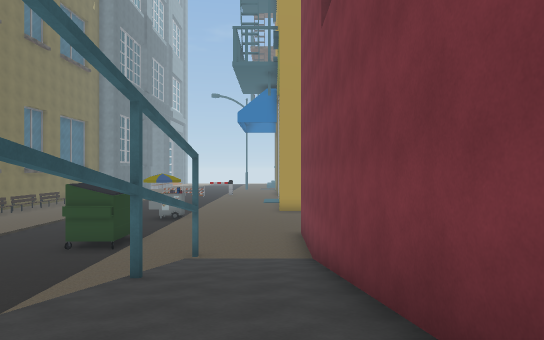
view 1 (above)

21 first-person views from a walk through a 3-D level made in the Unity game engine. The camera is 1.2 m above the floor, looks level and sees 75° across. The floor is counted in squares, 2 m on a side. Each view is taken from the middle of a square. On the plan, view 1 faces up. The plan holds only what a view shows up to about 10 squares ahead; the rest is blank. The place goes on beyond the plan. Some animated figures are left out. Some surface patterns are stand-ins.

view 2
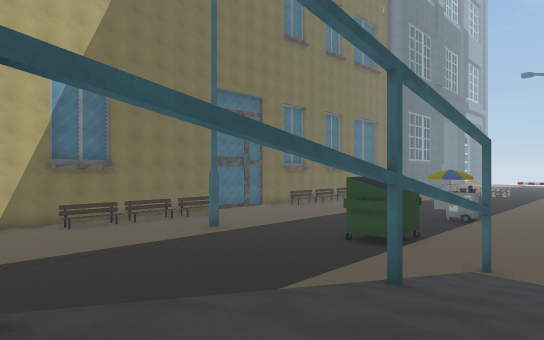

view 3
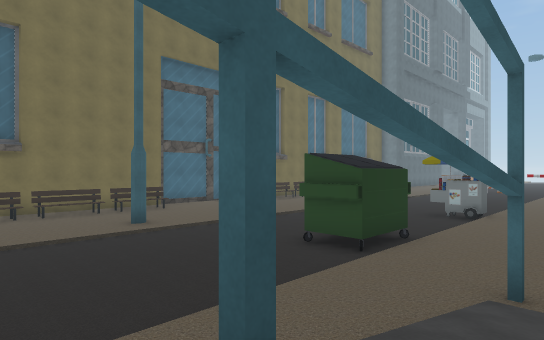

view 4
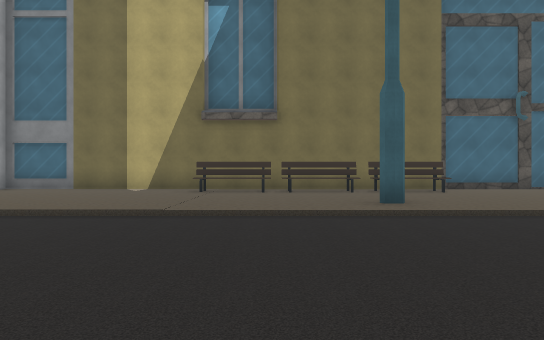

view 5
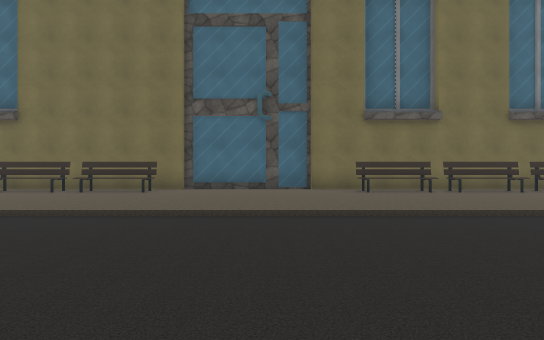

view 6
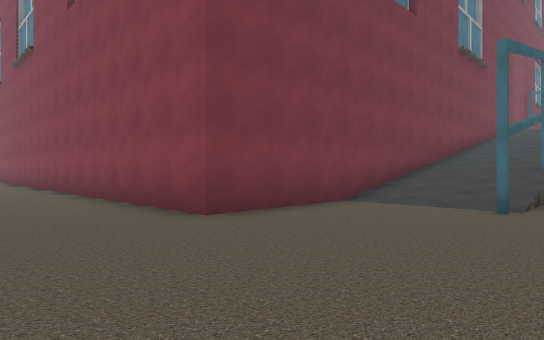

view 7
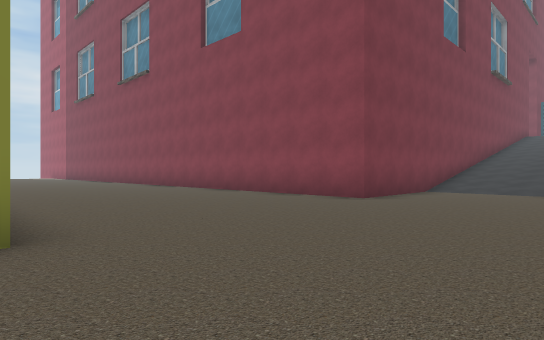

view 8
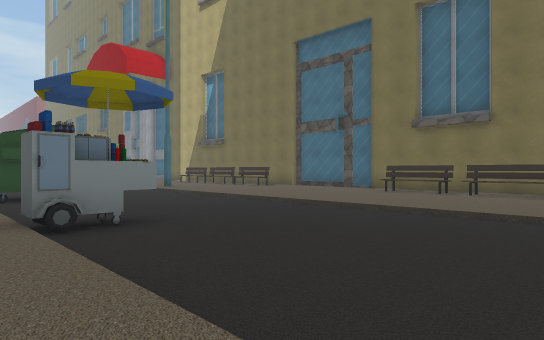

view 9
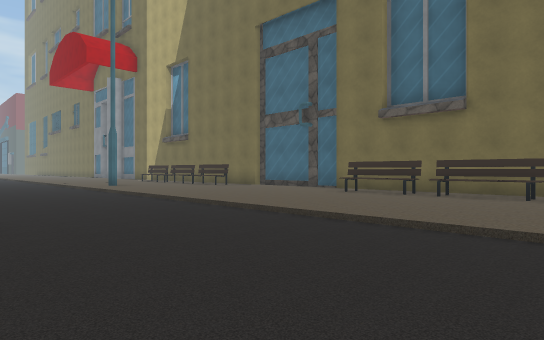

view 10
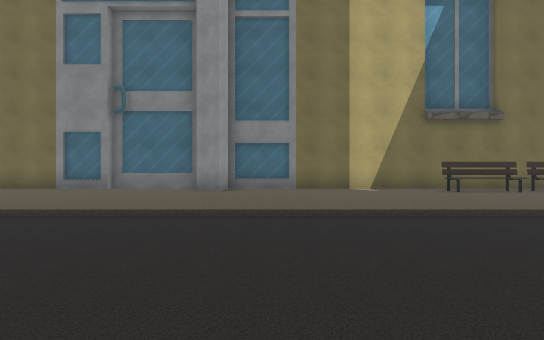

view 11
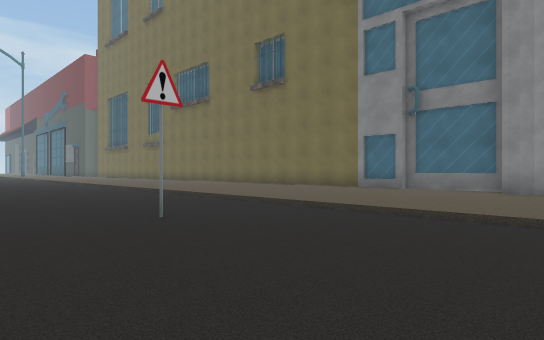

view 12
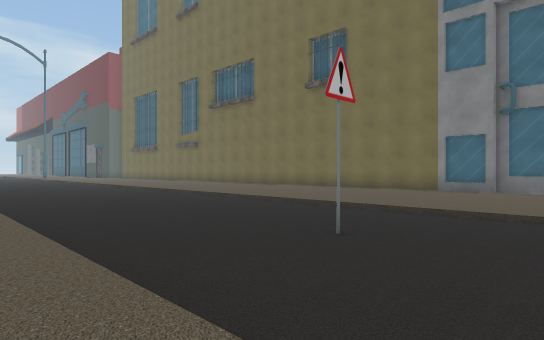

view 13
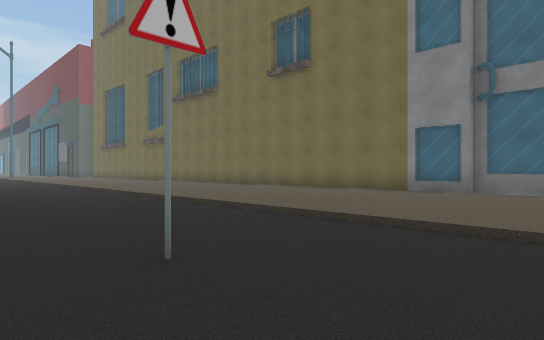

view 14
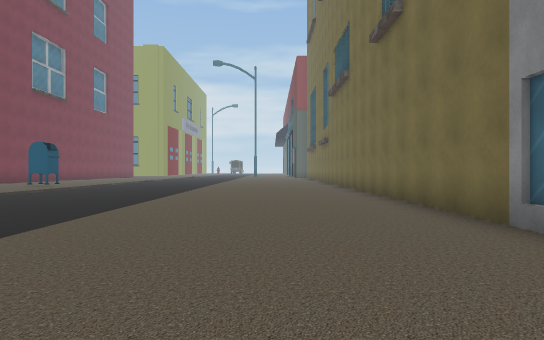

view 15
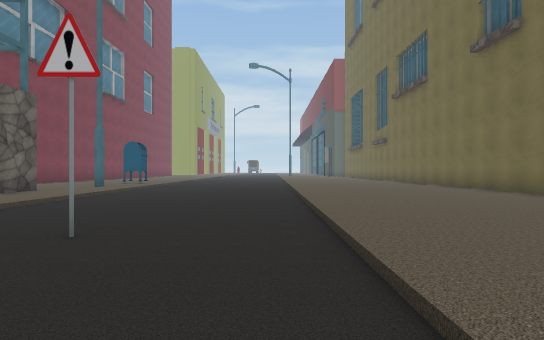

view 16
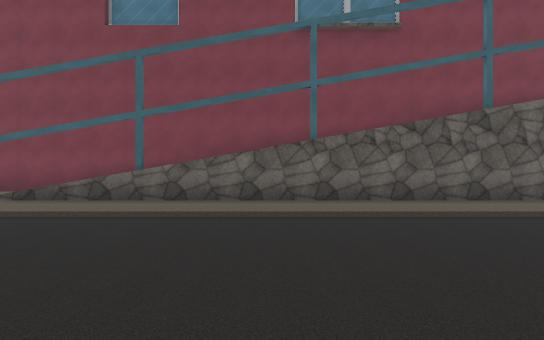

view 17
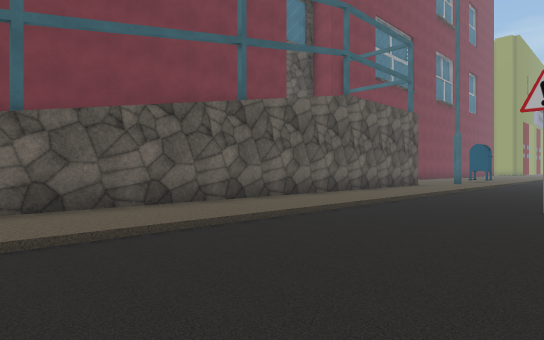

view 18
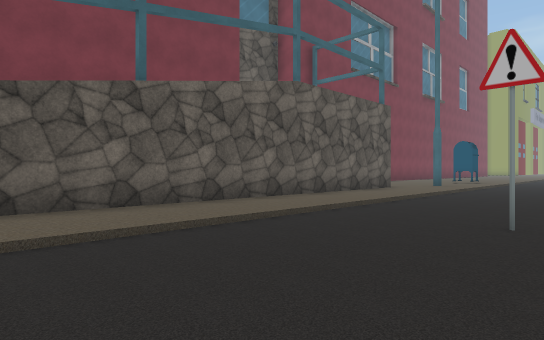

view 19
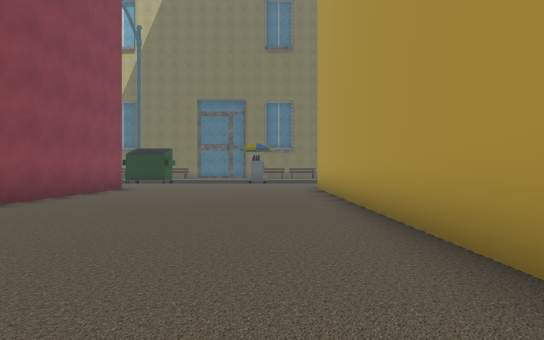

view 20
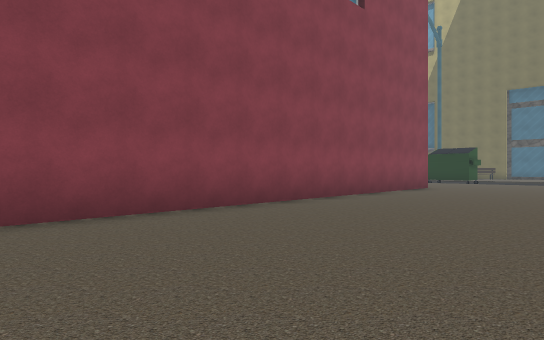

view 21
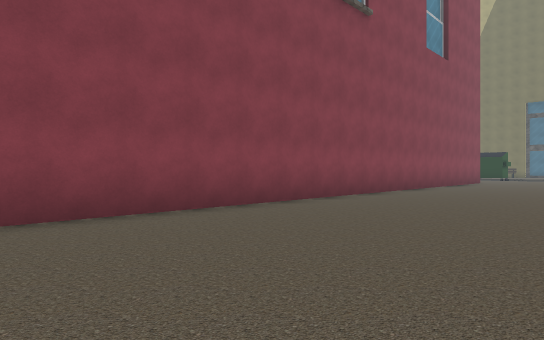

### Floor plan
Key: @ floor where view 1 was taken; # wall or solid block; . main floor; - floor 0.25 m lower than the main floor; / step, stairs or slope; = window, fence, low wall or low ledge; v drop or lower ground; B bin; E bench; S sign.
Columns run from 14 left of view 1 to 19 right of it. Each row starts with its distance up from view 1.
 20 #E   .---- .
 19 #E....----/.
 18 #E....----/....##########
 17 #EE...----/...............
 16 #E....----/................. .....
 15 #EE...---##.......................
 14 #.....----/.......................
 13 #.....----/.......................
 12 #.....----/.......................
 11 #.....---BB....##################
 10 #E....---BB....#
  9 #E....----/....#
  8 #E..#.----/.#..#
  7 #E....----/////#
  6 #EE...----/.=//#
  5 #E....----/.v//#
  4 #EE...----/.v//#
  3 #.....----/.///#
  2 #.....----/.v//#
  1 #.....----/.v /#
  0 #.....----/./ @#
 -1 #.....----/./  #
 -2 ##....----/.v  #
 -3 #.....----/.v  #
 -4 #.....--S-/./  #
 -5 #.....----/./  #
 -6 #.....----/.v  #
 -7 #.....----/..
 -8 #.....----/..
 -9 #.....----/.v
-10 #.....----/.#
-11 #.....----/..
-12 #.....----/

Positions as (right, up) in squares from view 1, and headings:
1: (0, 0), facing up
2: (0, 1), facing up-left
3: (-1, 4), facing up-left
4: (-4, 6), facing left
5: (-4, 13), facing left
6: (-3, 14), facing down-right
7: (-3, 18), facing down-right
8: (-3, 20), facing down-left
9: (-5, 20), facing down-left
10: (-4, 0), facing left
11: (-4, 0), facing down-left
12: (-3, -2), facing down-left
13: (-5, -2), facing down-left
14: (-11, -2), facing down
15: (-8, -1), facing down
16: (-9, 2), facing right
17: (-7, 2), facing down-right
18: (-7, 0), facing down-right
19: (12, 16), facing left
20: (13, 16), facing down-left
21: (19, 16), facing down-left
